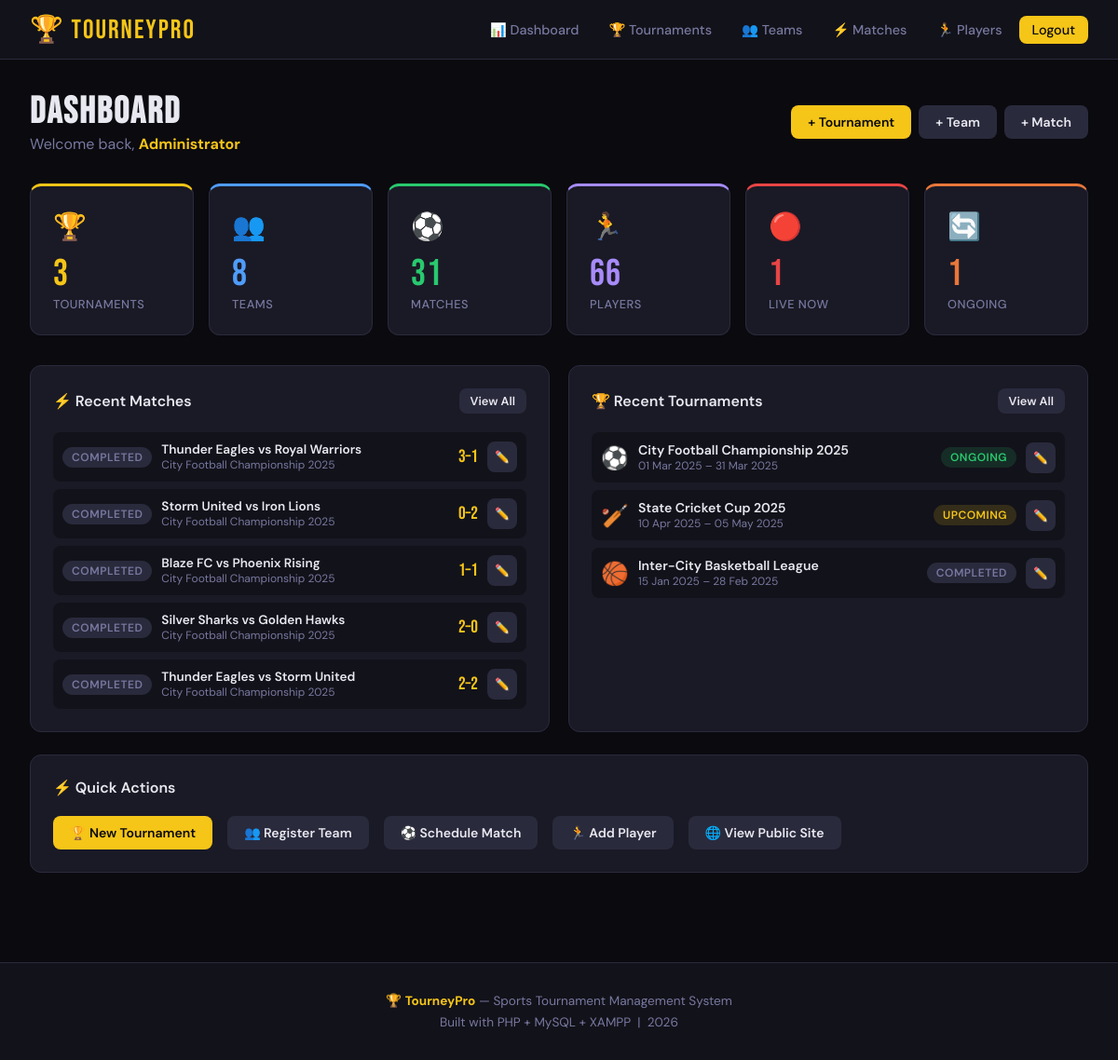
Page /admin/dashboard.php (signed in) on the committed database.
### tables this page shows
CREATE TABLE IF NOT EXISTS matches (
    id INT AUTO_INCREMENT PRIMARY KEY,
    tournament_id INT NOT NULL,
    team1_id INT NOT NULL,
    team2_id INT NOT NULL,
    match_date DATETIME,
    venue VARCHAR(200),
    round_name VARCHAR(50) DEFAULT 'Round 1',
    team1_score INT DEFAULT 0,
    team2_score INT DEFAULT 0,
    winner_id INT,
    status ENUM('scheduled','live','completed','cancelled') DEFAULT 'scheduled',
    notes TEXT,
    created_at TIMESTAMP DEFAULT CURRENT_TIMESTAMP,
    FOREIGN KEY (tournament_id) REFERENCES tournaments(id) ON DELETE CASCADE,
    FOREIGN KEY (team1_id) REFERENCES teams(id),
    FOREIGN KEY (team2_id) REFERENCES teams(id),
    FOREIGN KEY (winner_id) REFERENCES teams(id)
);

CREATE TABLE IF NOT EXISTS teams (
    id INT AUTO_INCREMENT PRIMARY KEY,
    name VARCHAR(150) NOT NULL,
    coach VARCHAR(100),
    contact_email VARCHAR(150),
    contact_phone VARCHAR(20),
    city VARCHAR(100),
    logo_url VARCHAR(255),
    created_at TIMESTAMP DEFAULT CURRENT_TIMESTAMP
);

CREATE TABLE IF NOT EXISTS tournaments (
    id INT AUTO_INCREMENT PRIMARY KEY,
    name VARCHAR(200) NOT NULL,
    sport_id INT,
    format ENUM('knockout','round_robin','group_stage') DEFAULT 'knockout',
    start_date DATE NOT NULL,
    end_date DATE NOT NULL,
    location VARCHAR(200),
    max_teams INT DEFAULT 16,
    status ENUM('upcoming','ongoing','completed') DEFAULT 'upcoming',
    description TEXT,
    created_at TIMESTAMP DEFAULT CURRENT_TIMESTAMP,
    FOREIGN KEY (sport_id) REFERENCES sports(id) ON DELETE SET NULL
);

CREATE TABLE IF NOT EXISTS sports (
    id INT AUTO_INCREMENT PRIMARY KEY,
    name VARCHAR(100) NOT NULL,
    icon VARCHAR(50) DEFAULT '🏆',
    created_at TIMESTAMP DEFAULT CURRENT_TIMESTAMP
);

### admin/dashboard.php (the view, shortened to what this page needs)
<?php
require_once '../includes/config.php';
$stats = [
    'tournaments' => $conn->query("SELECT COUNT(*) as c FROM tournaments")->fetch_assoc()['c'],
    'teams'       => $conn->query("SELECT COUNT(*) as c FROM teams")->fetch_assoc()['c'],
    'matches'     => $conn->query("SELECT COUNT(*) as c FROM matches")->fetch_assoc()['c'],
    'players'     => $conn->query("SELECT COUNT(*) as c FROM players")->fetch_assoc()['c'],
    'live'        => $conn->query("SELECT COUNT(*) as c FROM matches WHERE status='live'")->fetch_assoc()['c'],
    'upcoming'    => $conn->query("SELECT COUNT(*) as c FROM tournaments WHERE status='upcoming'")->fetch_assoc()['c'],
    'ongoing'     => $conn->query("SELECT COUNT(*) as c FROM tournaments WHERE status='ongoing'")->fetch_assoc()['c'],
];
$recent_matches = $conn->query("
    SELECT m.*, t1.name as t1, t2.name as t2, tr.name as tname
    FROM matches m JOIN teams t1 ON m.team1_id=t1.id JOIN teams t2 ON m.team2_id=t2.id
    JOIN tournaments tr ON m.tournament_id=tr.id
    ORDER BY m.created_at DESC LIMIT 5
");
$recent_tournaments = $conn->query("SELECT t.*, s.icon FROM tournaments t LEFT JOIN sports s ON t.sport_id=s.id ORDER BY t.created_at DESC LIMIT 4");
?>
<?php include '../includes/header.php'; ?>
<div class="container">
    <div style="display:flex;align-items:center;justify-content:space-between;margin-bottom:2rem;flex-wrap:wrap;gap:1rem;">
        <div>
            <h1 class="page-title">DASHBOARD</h1>
            <p style="color:var(--muted);">Welcome back, <strong style="color:var(--accent)"><?= htmlspecialchars($_SESSION['admin_name']) ?></strong></p>
        </div>
        <div style="display:flex;gap:8px;flex-wrap:wrap;">
            <a href="tournaments.php?action=add" class="btn btn-primary">+ Tournament</a>
            <a href="teams.php?action=add" class="btn btn-secondary">+ Team</a>
            <a href="matches.php?action=add" class="btn btn-secondary">+ Match</a>
        </div>
    </div>
    <div style="display:grid;grid-template-columns:repeat(auto-fill,minmax(160px,1fr));gap:1rem;margin-bottom:2rem;">
        <div class="stat-card" style="border-top:3px solid var(--accent);">
            <div class="stat-icon">🏆</div>
            <div class="stat-value" style="color:var(--accent)"><?=$stats['tournaments']?></div>
            <div class="stat-label">Tournaments</div>
        </div>
        <div class="stat-card" style="border-top:3px solid var(--blue);">
            <div class="stat-icon">👥</div>
            <div class="stat-value" style="color:var(--blue)"><?=$stats['teams']?></div>
            <div class="stat-label">Teams</div>
        </div>
        <div class="stat-card" style="border-top:3px solid var(--green);">
            <div class="stat-icon">⚽</div>
            <div class="stat-value" style="color:var(--green)"><?=$stats['matches']?></div>
            <div class="stat-label">Matches</div>
        </div>
        <div class="stat-card" style="border-top:3px solid #a78bfa;">
            <div class="stat-icon">🏃</div>
            <div class="stat-value" style="color:#a78bfa"><?=$stats['players']?></div>
            <div class="stat-label">Players</div>
        </div>
        <div class="stat-card" style="border-top:3px solid var(--red);">
            <div class="stat-icon">🔴</div>
            <div class="stat-value" style="color:var(--red)"><?=$stats['live']?></div>
            <div class="stat-label">Live Now</div>
        </div>
        <div class="stat-card" style="border-top:3px solid var(--accent2);">
            <div class="stat-icon">🔄</div>
            <div class="stat-value" style="color:var(--accent2)"><?=$stats['ongoing']?></div>
            <div class="stat-label">Ongoing</div>
        </div>
    </div>
    <div class="grid-2">
        <div class="card">
            <div class="card-header">
                <span class="card-title">⚡ Recent Matches</span>
                <a href="matches.php" class="btn btn-secondary btn-sm">View All</a>
            </div>
            <?php if($recent_matches->num_rows === 0): ?>
                <p style="color:var(--muted);text-align:center;padding:2rem;">No matches yet</p>
            <?php else: ?>
            <div style="display:flex;flex-direction:column;gap:8px;">
            <?php while($m=$recent_matches->fetch_assoc()): ?>
                <?php $sc=['scheduled'=>'badge-yellow','live'=>'badge-red','completed'=>'badge-gray','cancelled'=>'badge-gray'][$m['status']]??'badge-gray'; ?>
                <div style="background:var(--dark);border-radius:8px;padding:10px;display:flex;align-items:center;gap:10px;">
                    <span class="badge <?=$sc?>" style="flex-shrink:0"><?=$m['status']==='live'?'🔴':''?><?=ucfirst($m['status'])?></span>
                    <div style="flex:1;min-width:0;">
                        <div style="font-size:0.85rem;font-weight:600;white-space:nowrap;overflow:hidden;text-overflow:ellipsis;"><?=htmlspecialchars($m['t1'])?> vs <?=htmlspecialchars($m['t2'])?></div>
                        <div style="font-size:0.75rem;color:var(--muted);"><?=htmlspecialchars($m['tname'])?></div>
                    </div>
                    <div style="font-family:'Bebas Neue',sans-serif;font-size:1.2rem;color:var(--accent);flex-shrink:0;"><?=$m['team1_score']?>–<?=$m['team2_score']?></div>
                    <a href="matches.php?edit=<?=$m['id']?>" class="btn btn-icon btn-sm" title="Edit">✏️</a>
                </div>
            <?php endwhile; ?>
            </div>
            <?php endif; ?>
        </div>
        <div class="card">
            <div class="card-header">
                <span class="card-title">🏆 Recent Tournaments</span>
                <a href="tournaments.php" class="btn btn-secondary btn-sm">View All</a>
            </div>
            <?php if($recent_tournaments->num_rows === 0): ?>
                <p style="color:var(--muted);text-align:center;padding:2rem;">No tournaments yet</p>
            <?php else: ?>
            <div style="display:flex;flex-direction:column;gap:8px;">
            <?php while($t=$recent_tournaments->fetch_assoc()): ?>
                <?php $sc=['upcoming'=>'badge-yellow','ongoing'=>'badge-green','completed'=>'badge-gray'][$t['status']]??'badge-gray'; ?>
                <div style="background:var(--dark);border-radius:8px;padding:10px;display:flex;align-items:center;gap:10px;">
                    <div style="font-size:1.5rem;"><?=$t['icon']??'🏆'?></div>
                    <div style="flex:1;min-width:0;">
                        <div style="font-size:0.88rem;font-weight:600;"><?=htmlspecialchars($t['name'])?></div>
                        <div style="font-size:0.75rem;color:var(--muted);"><?=date('d M Y',strtotime($t['start_date']))?> – <?=date('d M Y',strtotime($t['end_date']))?></div>
                    </div>
                    <span class="badge <?=$sc?>"><?=ucfirst($t['status'])?></span>
                    <a href="tournaments.php?edit=<?=$t['id']?>" class="btn btn-icon btn-sm" title="Edit">✏️</a>
                </div>
            <?php endwhile; ?>
            </div>
            <?php endif; ?>
        </div>
    </div>
    <div class="card" style="margin-top:1.5rem;">
        <div class="card-header"><span class="card-title">⚡ Quick Actions</span></div>
        <div style="display:flex;gap:1rem;flex-wrap:wrap;">
            <a href="tournaments.php?action=add" class="btn btn-primary">🏆 New Tournament</a>
            <a href="teams.php?action=add" class="btn btn-secondary">👥 Register Team</a>
            <a href="matches.php?action=add" class="btn btn-secondary">⚽ Schedule Match</a>
            <a href="players.php?action=add" class="btn btn-secondary">🏃 Add Player</a>
            <a href="../index.php" target="_blank" class="btn btn-secondary">🌐 View Public Site</a>
        </div>
    </div>
</div>
<?php include '../includes/footer.php'; ?>

### includes/header.php (style rules this page uses)
*, *::before, *::after { box-sizing: border-box; margin: 0; padding: 0; }
:root { --black: #0a0a0f; --dark: #12121a; --card: #1a1a26; --border: #2a2a3d; --accent: #f5c518; --accent2: #e8773a; --green: #29c96e; --red: #e84545; --blue: #4f9cf9; --text: #e8e8f0; --muted: #7878a0; --radius: 12px; }
body { font-family: 'DM Sans', sans-serif; background: var(--black); color: var(--text); min-height: 100vh; }
.container { max-width: 1280px; margin: 0 auto; padding: 2rem; }
.page-title { font-family: 'Bebas Neue', sans-serif; font-size: 2.5rem; letter-spacing: 2px; color: var(--text); }
.card { background: var(--card); border: 1px solid var(--border); border-radius: var(--radius); padding: 1.5rem; }
.card-header { display: flex; align-items: center; justify-content: space-between; margin-bottom: 1.25rem; }
.card-title { font-size: 1rem; font-weight: 600; color: var(--text); }
.grid-2 { display: grid; grid-template-columns: 1fr 1fr; gap: 1.25rem; }
.badge { display: inline-flex; align-items: center; gap: 4px; padding: 3px 10px; border-radius: 20px; font-size: 0.75rem; font-weight: 600; text-transform: uppercase; letter-spacing: 0.5px; }
.badge-yellow { background: rgba(245,197,24,0.15); color: var(--accent); }
.badge-green { background: rgba(41,201,110,0.15); color: var(--green); }
.badge-gray { background: var(--border); color: var(--muted); }
.btn { display: inline-flex; align-items: center; gap: 6px; padding: 9px 18px; border-radius: 8px; font-size: 0.875rem; font-weight: 600; cursor: pointer; text-decoration: none; border: none; transition: all 0.2s; }
.btn-primary { background: var(--accent); color: var(--black); }
.btn-secondary { background: var(--border); color: var(--text); }
.btn-sm { padding: 5px 12px; font-size: 0.8rem; }
.btn-icon { padding: 8px; border-radius: 8px; background: var(--border); color: var(--text); cursor: pointer; border: none; transition: all 0.2s; }
.stat-card { background: var(--card); border: 1px solid var(--border); border-radius: var(--radius); padding: 1.5rem; position: relative; overflow: hidden; }
.stat-card::before { content: ''; position: absolute; top: 0; right: 0; width: 80px; height: 80px; border-radius: 50%; opacity: 0.08; transform: translate(20px, -20px); }
.stat-value { font-family: 'Bebas Neue', sans-serif; font-size: 2.5rem; letter-spacing: 1px; line-height: 1; }
.stat-label { font-size: 0.8rem; color: var(--muted); margin-top: 4px; font-weight: 500; text-transform: uppercase; letter-spacing: 0.5px; }
.stat-icon { font-size: 1.8rem; margin-bottom: 12px; }

### rows in the picture
matches: status "COMPLETED", team1.name "Thunder Eagles", team2.name "Royal Warriors", tournament.name "City Football Championship 2025", team1_score "3", team2_score "1"
matches: status "COMPLETED", team1.name "Storm United", team2.name "Iron Lions", tournament.name "City Football Championship 2025", team1_score "0", team2_score "2"
matches: status "COMPLETED", team1.name "Blaze FC", team2.name "Phoenix Rising", tournament.name "City Football Championship 2025", team1_score "1", team2_score "1"
matches: status "COMPLETED", team1.name "Silver Sharks", team2.name "Golden Hawks", tournament.name "City Football Championship 2025", team1_score "2", team2_score "0"
matches: status "COMPLETED", team1.name "Thunder Eagles", team2.name "Storm United", tournament.name "City Football Championship 2025", team1_score "2", team2_score "2"
tournaments: sport.icon "⚽", name "City Football Championship 2025", start_date "01 Mar 2025", end_date "31 Mar 2025", status "ONGOING"
tournaments: sport.icon "🏏", name "State Cricket Cup 2025", start_date "10 Apr 2025", end_date "05 May 2025", status "UPCOMING"
tournaments: sport.icon "🏀", name "Inter-City Basketball League", start_date "15 Jan 2025", end_date "28 Feb 2025", status "COMPLETED"

### other values in the picture
$_SESSION['admin_name'] "Administrator"
$stats['tournaments'] "3"
$stats['teams'] "8"
$stats['matches'] "31"
$stats['players'] "66"
$stats['live'] "1"
$stats['ongoing'] "1"
